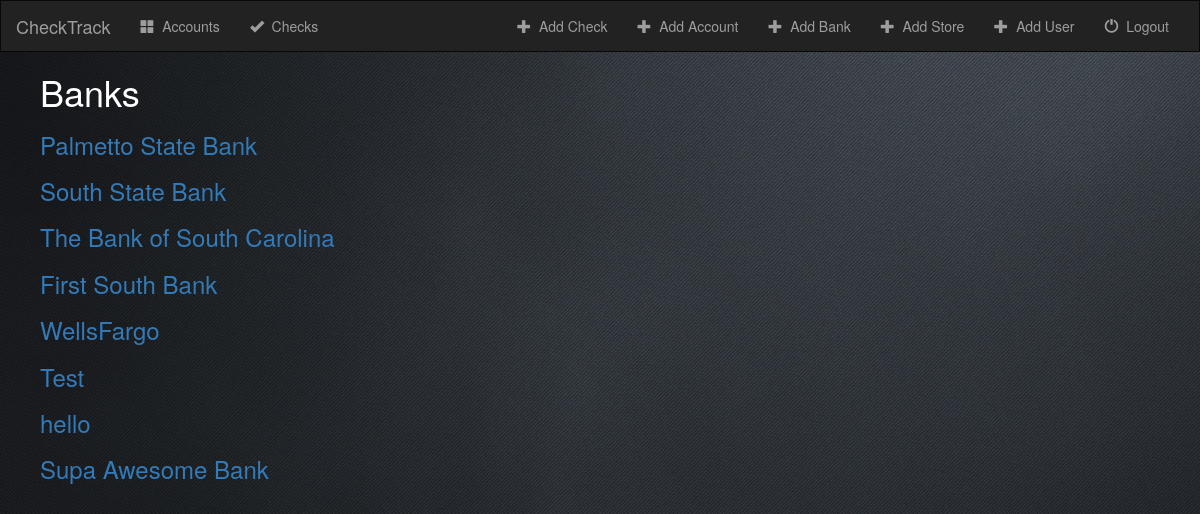
Page /check/banks/ on the earlier database version.
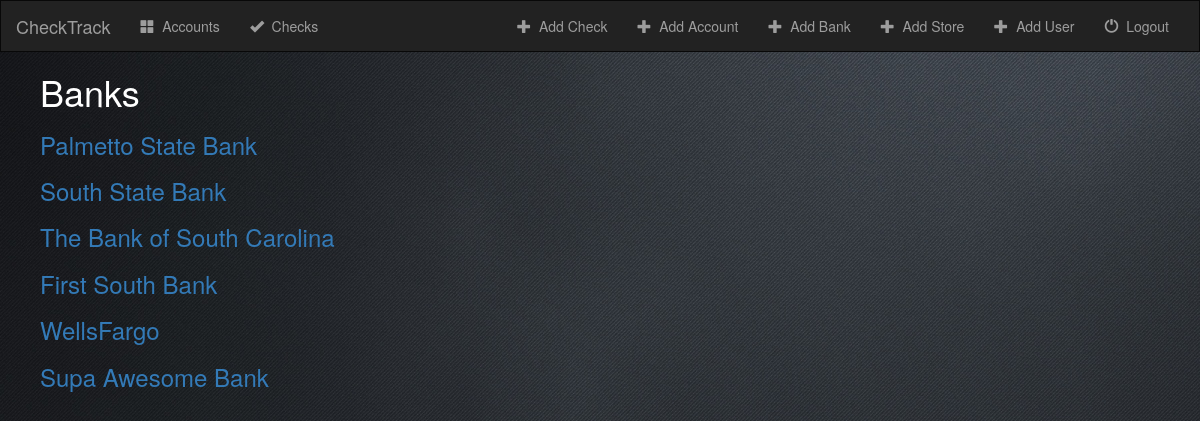
Same page on the later database version.
### check/models.py (models this page shows, shortened)
class Bank(models.Model):
    bank_name = models.CharField(max_length=50)

### check/views.py (the view)
# urls.py: url(r'banks/$', views.BankIndexView.as_view(), name='bankindex'),
class BankIndexView(generic.ListView):
    template_name = 'check/bank.html'
    context_object_name = 'all_banks'
    def get_queryset(self):
        return Bank.objects.all()

### check/templates/check/bank.html
{% extends 'check/base.html' %}
{% block body %}
        <ul>
            <h1>Banks</h1>
            {% for bank in all_banks %}
            <h3><a href="{% url 'check:bankdetail' bank.id %}">{{ bank.bank_name }}</a></h3>
            {% endfor %}
        </ul>
{% endblock %}

Differences in the rows shown:
removed Bank: bank_name "Test"
removed Bank: bank_name "hello"
